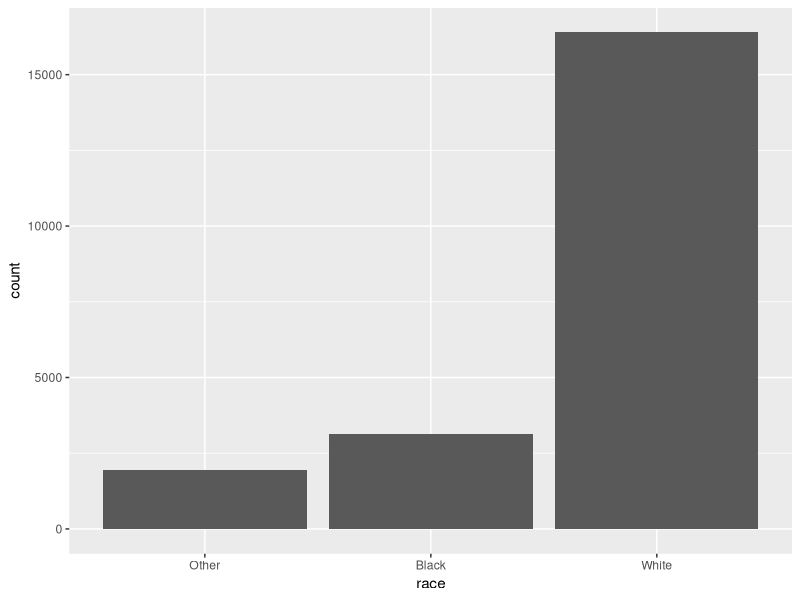
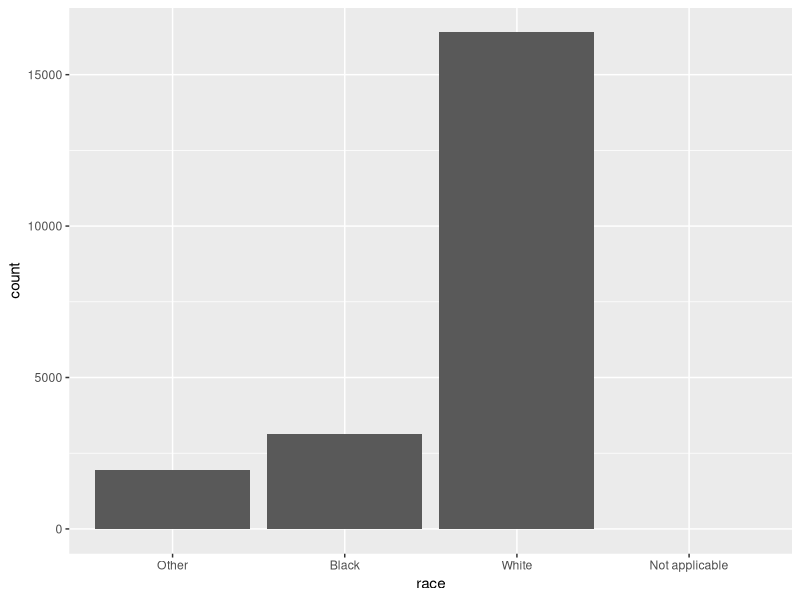
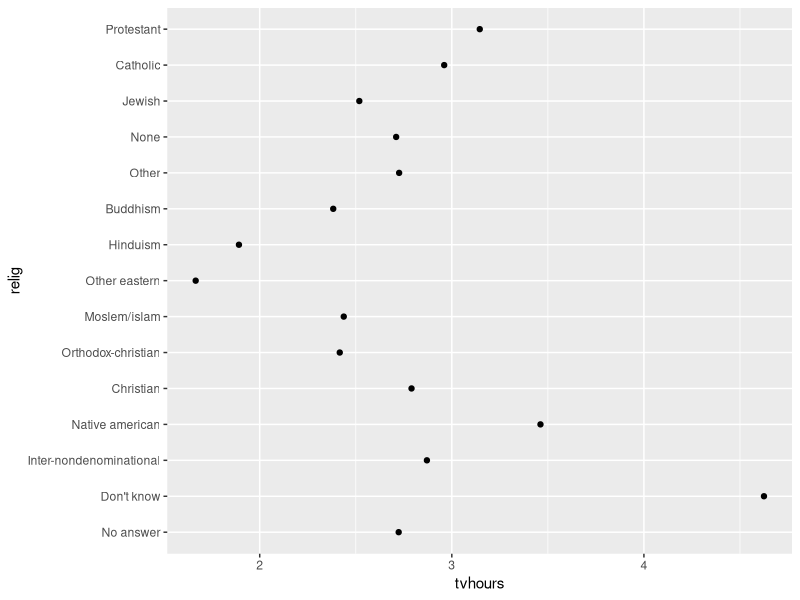
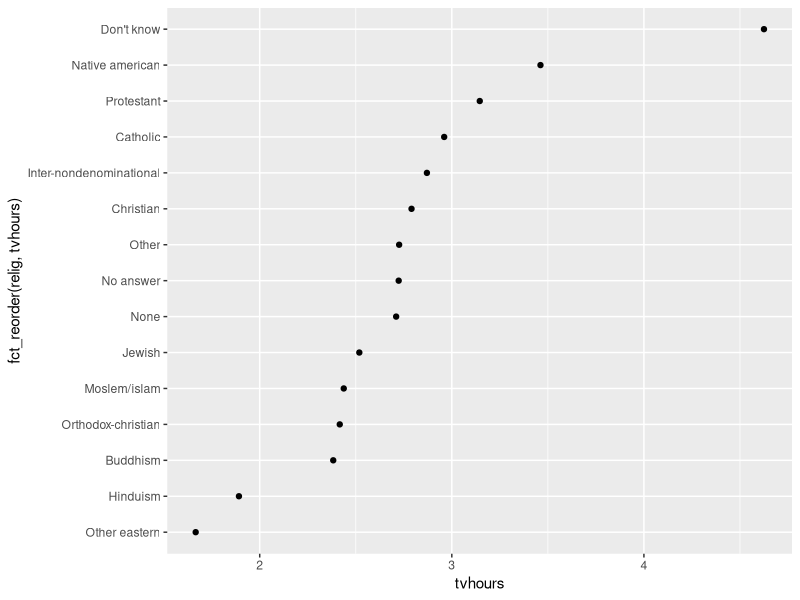
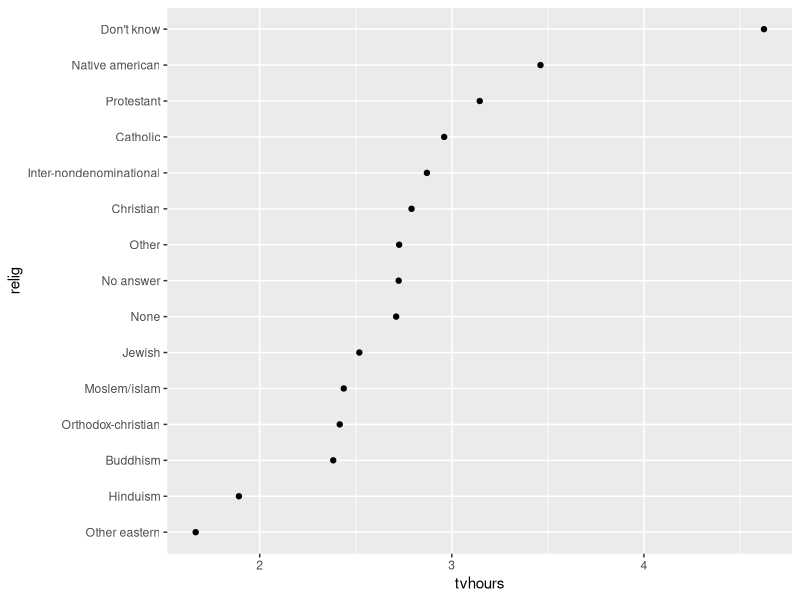
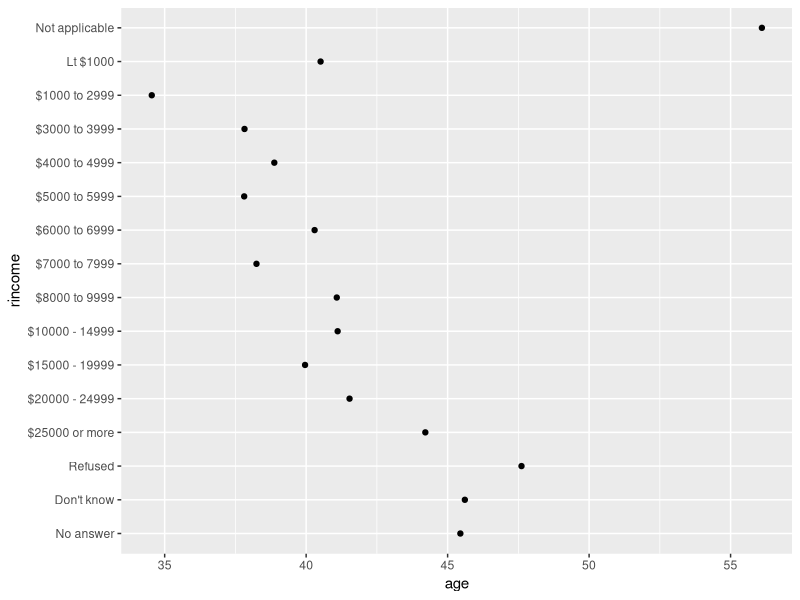
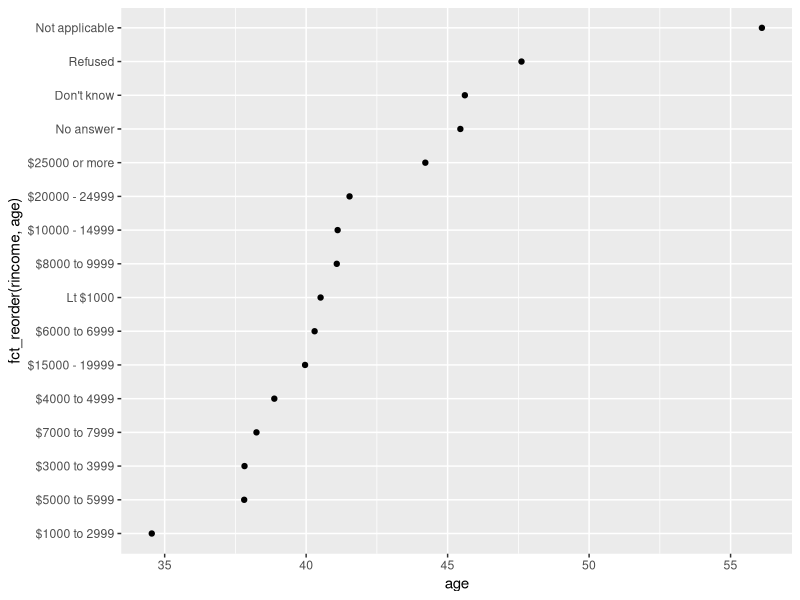
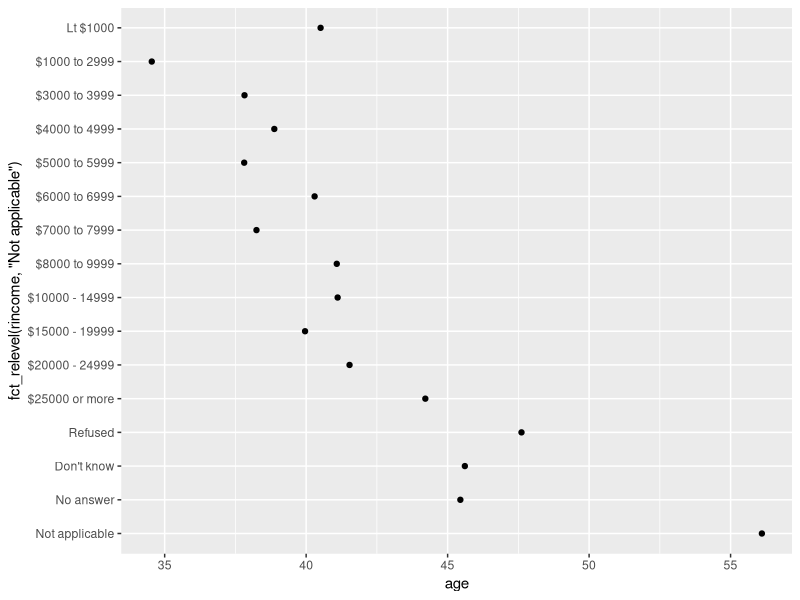

R code for these plots, in order:
# Factors
## Introduction
### Prerequisites
library(tidyverse)

## Creating factors
x1 <- c("Dec", "Apr", "Jan", "Mar")

x2 <- c("Dec", "Apr", "Jam", "Mar")

sort(x1)

month_levels <- c(
  "Jan", "Feb", "Mar", "Apr", "May", "Jun", 
  "Jul", "Aug", "Sep", "Oct", "Nov", "Dec"
)

y1 <- factor(x1, levels = month_levels)
y1
sort(y1)

y2 <- factor(x2, levels = month_levels)
y2

y2 <- parse_factor(x2, levels = month_levels)

factor(x1)

f1 <- factor(x1, levels = unique(x1))
f1
f2 <- x1 %>% factor() %>% fct_inorder()
f2

levels(f2)

## General Social Survey
gss_cat

gss_cat %>%
  count(race)

ggplot(gss_cat, aes(race)) +
  geom_bar()

ggplot(gss_cat, aes(race)) +
  geom_bar() +
  scale_x_discrete(drop = FALSE)

### Exercise
#### Explore the distribution of rincome (reported income). What makes the default bar chart hard to understand? How could you improve the plot?
  
#### What is the most common relig in this survey? What’s the most common partyid?
gss_cat %>%
  count(relig) %>% 
  arrange(n)
  
gss_cat %>%
  count(partyid) %>% 
  arrange(n)

#### Which relig does denom (denomination) apply to? How can you find out with a table? How can you find out with a visualisation?
gss_cat %>%
  count(denom) %>% 
  arrange(desc(n)) %>% 
  print(n=30)

## Modifying factor order
relig_summary <- gss_cat %>%
  group_by(relig) %>%
  summarise(
    age = mean(age, na.rm = TRUE),
    tvhours = mean(tvhours, na.rm = TRUE),
    n = n()
  )

ggplot(relig_summary, aes(tvhours, relig)) + geom_point()

ggplot(relig_summary, aes(tvhours, fct_reorder(relig, tvhours))) +
  geom_point()

relig_summary %>%
  mutate(relig = fct_reorder(relig, tvhours)) %>%
  ggplot(aes(tvhours, relig)) +
  geom_point()

rincome_summary <- gss_cat %>%
  group_by(rincome) %>%
  summarise(
    age = mean(age, na.rm = TRUE),
    tvhours = mean(tvhours, na.rm = TRUE),
    n = n()
  )

ggplot(rincome_summary, aes(age, rincome)) + geom_point()

ggplot(rincome_summary, aes(age, fct_reorder(rincome, age))) + geom_point()

ggplot(rincome_summary, aes(age, fct_relevel(rincome, "Not applicable"))) +
  geom_point()

by_age <- gss_cat %>%
  filter(!is.na(age)) %>%
  count(age, marital) %>%
  group_by(age) %>%
  mutate(prop = n / sum(n))

ggplot(by_age, aes(age, prop, colour = marital)) +
  geom_line(na.rm = TRUE)

ggplot(by_age, aes(age, prop, colour = fct_reorder2(marital, age, prop))) +
  geom_line() +
  labs(colour = "marital")

gss_cat %>%
  mutate(marital = marital %>% fct_infreq() %>% fct_rev()) %>%
  ggplot(aes(marital)) +
  geom_bar()

### Exercises

#### There are some suspiciously high numbers in tvhours. Is the mean a good summary?

#### For each factor in gss_cat identify whether the order of the levels is arbitrary or principled.

#### Why did moving “Not applicable” to the front of the levels move it to the bottom of the plot?

## Modifying factor levels
gss_cat %>% count(partyid)

gss_cat %>%
  mutate(partyid = fct_recode(partyid,
                              "Republican, strong"    = "Strong republican",
                              "Republican, weak"      = "Not str republican",
                              "Independent, near rep" = "Ind,near rep",
                              "Independent, near dem" = "Ind,near dem",
                              "Democrat, weak"        = "Not str democrat",
                              "Democrat, strong"      = "Strong democrat"
  )) %>%
  count(partyid) 

gss_cat %>%
mutate(partyid = fct_recode(partyid,
                            "Republican, strong"    = "Strong republican",
                            "Republican, weak"      = "Not str republican",
                            "Independent, near rep" = "Ind,near rep",
                            "Independent, near dem" = "Ind,near dem",
                            "Democrat, weak"        = "Not str democrat",
                            "Democrat, strong"      = "Strong democrat",
                            "Other"                 = "No answer",
                            "Other"                 = "Don't know",
                            "Other"                 = "Other party"
)) %>%
count(partyid)

gss_cat %>%
  mutate(partyid = fct_collapse(partyid,
                                other = c("No answer", "Don't know", "Other party"),
                                rep = c("Strong republican", "Not str republican"),
                                ind = c("Ind,near rep", "Independent", "Ind,near dem"),
                                dem = c("Not str democrat", "Strong democrat")
  )) %>%
  count(partyid)

gss_cat %>%
  mutate(relig = fct_lump(relig)) %>%
  count(relig)

gss_cat %>%
  mutate(relig = fct_lump(relig, n = 10)) %>%
  count(relig, sort = TRUE) %>%
  print(n = Inf)

### Exercises
#### How have the proportions of people identifying as Democrat, Republican, and Independent changed over time?
  
#### How could you collapse rincome into a small set of categories?